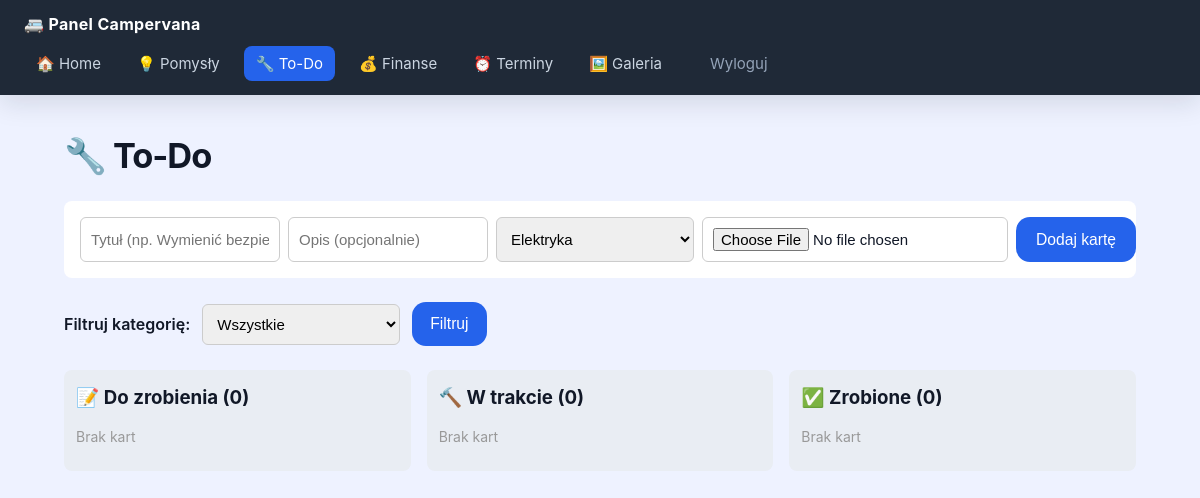
The app's page /issues (signed in), older data.
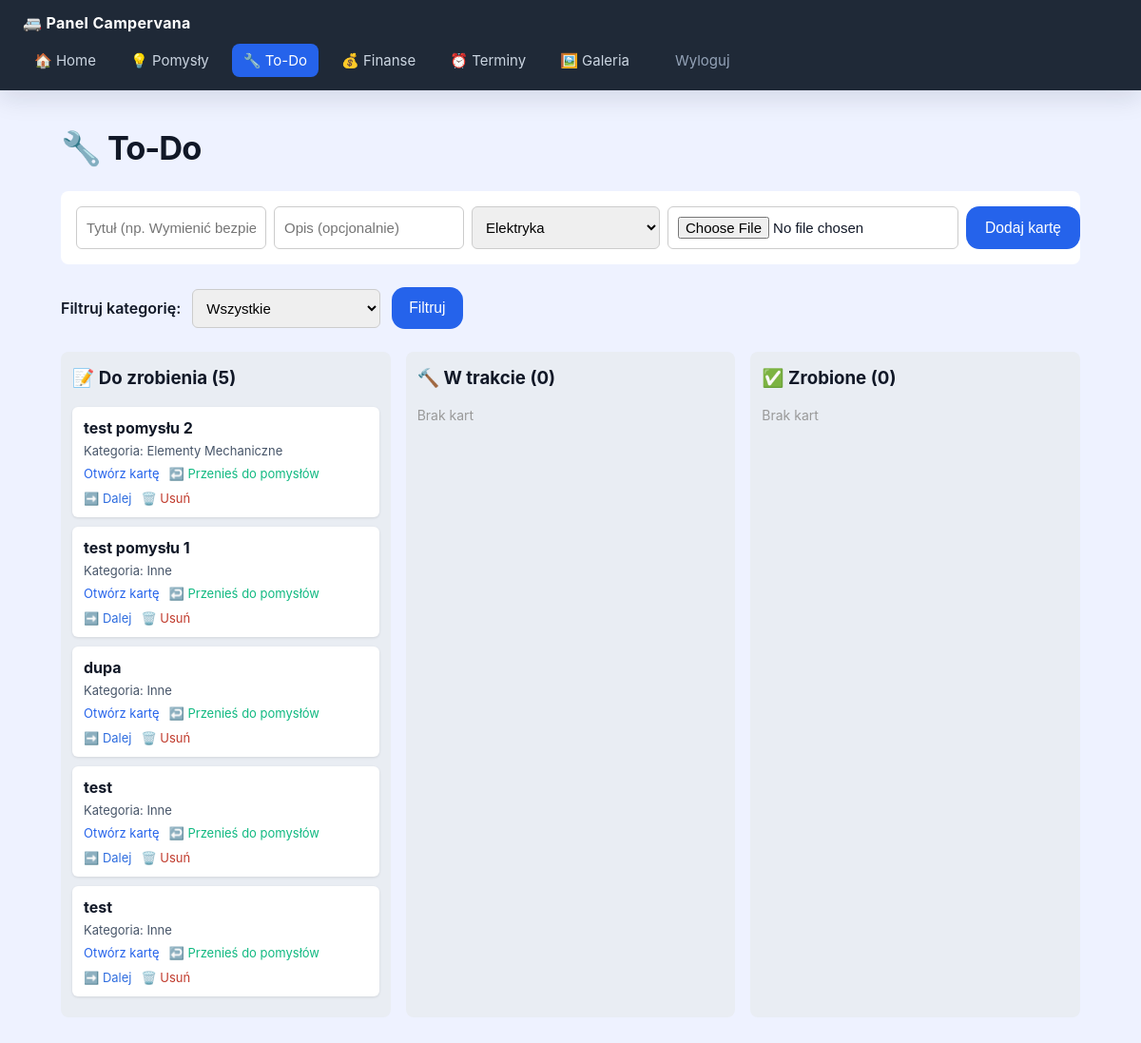
The same page, newer data.
### tables this page shows
CREATE TABLE issues (
            id INTEGER PRIMARY KEY AUTOINCREMENT,
            title TEXT NOT NULL,
            description TEXT DEFAULT '',
            status TEXT NOT NULL DEFAULT 'todo',
            created_at TEXT DEFAULT CURRENT_TIMESTAMP
        , category TEXT NOT NULL DEFAULT 'others', image TEXT NOT NULL DEFAULT '');

### app.py (the view)
@app.route("/issues")
@login_required
def issues():
    category = request.args.get("category")
    if category not in db.ISSUE_CATEGORIES:
        category = None
    all_issues = db.get_all_issues(category=category)
    columns = {
        "todo": [i for i in all_issues if i["status"] == "todo"],
        "doing": [i for i in all_issues if i["status"] == "doing"],
        "done": [i for i in all_issues if i["status"] == "done"],
    }
    return render_template(
        "issues.html",
        columns=columns,
        active_page="issues",
        selected_category=category,
        categories=db.ISSUE_CATEGORIES,
        category_labels=db.ISSUE_CATEGORY_LABELS,
    )

### app.py (called while the page is built)
def login_required(view_func):
    @wraps(view_func)
    def wrapped(*args, **kwargs):
        if not session.get("logged_in"):
            return redirect(url_for("login"))
        return view_func(*args, **kwargs)
    return wrapped

### db.py (called while the page is built)
def get_connection():
    conn = sqlite3.connect(DB_FILE)
    conn.row_factory = sqlite3.Row
    return conn

def get_all_issues(category=None):
    conn = get_connection()
    if category:
        rows = conn.execute(
            "SELECT * FROM issues WHERE category = ? ORDER BY id DESC",
            (category,),
        ).fetchall()
    else:
        rows = conn.execute("SELECT * FROM issues ORDER BY id DESC").fetchall()
    conn.close()
    return rows

### templates/issues.html (shortened to what this page needs)
{% extends "base.html" %}
{% block content %}
    <h1>🔧 To-Do</h1>
    <form action="/issues/add" method="post" enctype="multipart/form-data" style="display:grid; grid-template-columns: 1.6fr 1.4fr 1fr 1fr 1fr; gap:8px; margin-bottom:24px; background:white; padding:16px; border-radius:8px;">
        <input type="text" name="title" placeholder="Tytuł (np. Wymienić bezpiecznik lodówki)" autofocus
               style="min-width:200px; padding:10px; font-size:15px; border:1px solid #ccc; border-radius:6px;">
        <input type="text" name="description" placeholder="Opis (opcjonalnie)"
               style="min-width:200px; padding:10px; font-size:15px; border:1px solid #ccc; border-radius:6px;">
        <select name="category" style="padding:10px; font-size:15px; border:1px solid #ccc; border-radius:6px;">
            {% for category in categories %}
            <option value="{{ category }}">{{ category_labels[category] }}</option>
            {% endfor %}
        </select>
        <input type="file" name="image" accept="image/*" style="padding:10px; font-size:15px; border:1px solid #ccc; border-radius:6px;">
        <button type="submit" style="min-width:120px;">Dodaj kartę</button>
    </form>
    <form action="/issues" method="get" style="margin-bottom:24px; display:flex; gap:12px; align-items:center;">
        <label for="category-filter" style="font-weight:600;">Filtruj kategorię:</label>
        <select id="category-filter" name="category" style="padding:10px; font-size:15px; border:1px solid #ccc; border-radius:6px;">
            <option value="" {% if not selected_category %}selected{% endif %}>Wszystkie</option>
        </select>
        <button type="submit" class="btn">Filtruj</button>
    </form>
    <div style="display:grid; grid-template-columns: repeat(3, 1fr); gap:16px;">
        {% set column_titles = {'todo': '📝 Do zrobienia', 'doing': '🔨 W trakcie', 'done': '✅ Zrobione'} %}
        {% for status in ['todo', 'doing', 'done'] %}
        <div style="background:#e9edf3; border-radius:8px; padding:12px;">
            <h3 style="margin-top:4px;">{{ column_titles[status] }} ({{ columns[status]|length }})</h3>
            {% for issue in columns[status] %}
            <div style="background:white; border-radius:6px; padding:12px; margin-bottom:10px; box-shadow:0 1px 3px rgba(0,0,0,0.1);">
                <strong>{{ issue.title }}</strong>
                <p style="margin:6px 0 0; font-size:13px; color:#475569;">Kategoria: {{ category_labels[issue.category] }}</p>
                <div style="margin-top:8px; display:flex; gap:10px; flex-wrap:wrap; align-items:center;">
                    <a href="/issues/card/{{ issue.id }}" style="font-size:13px; text-decoration:none; color:#2563eb;">Otwórz kartę</a>
                    {% if status == 'todo' %}
                    <a href="/issues/send_back/{{ issue.id }}" style="font-size:13px; text-decoration:none; color:#10b981;">↩️ Przenieś do pomysłów</a>
                    {% endif %}
                    {% if status != 'done' %}
                    <a href="/issues/advance/{{ issue.id }}" style="font-size:13px; text-decoration:none; color:#2d6cdf;">➡️ Dalej</a>
                    {% endif %}
                    <a href="/issues/delete/{{ issue.id }}" onclick="return confirm('Czy na pewno usunąć tę kartę?');" style="font-size:13px; text-decoration:none; color:#c0392b;">🗑️ Usuń</a>
                </div>
            </div>
            {% else %}
            <p style="color:#999; font-size:14px;">Brak kart</p>
            {% endfor %}
        </div>
        {% endfor %}
    </div>
{% endblock %}

### templates/base.html (shortened to what this page needs)
<!DOCTYPE html>
<html lang="pl">
<head>
</head>
<body>
    <nav>
        <span class="brand">🚐 Panel Campervana</span>
        <a href="/" class="{{ 'active' if active_page == 'home' else '' }}">🏠 Home</a>
        <a href="/todo" class="{{ 'active' if active_page == 'todo' else '' }}">💡 Pomysły</a>
        <a href="/issues" class="{{ 'active' if active_page == 'issues' else '' }}">🔧 To-Do</a>
        <a href="/finanse" class="{{ 'active' if active_page == 'finanse' else '' }}">💰 Finanse</a>
        <a href="/deadlines" class="{{ 'active' if active_page == 'deadlines' else '' }}">⏰ Terminy</a>
        <a href="/gallery" class="{{ 'active' if active_page == 'gallery' else '' }}">🖼️ Galeria</a>
        <a href="/logout" style="margin-left: 12px; color: #94a3b8;">Wyloguj</a>
    </nav>
    <div class="container">
        {% block content %}{% endblock %}
    </div>
</body>
</html>

### templates/base.html (style rules this page uses)
body { font-family: Inter, -apple-system, BlinkMacSystemFont, "Segoe UI", sans-serif; margin: 0; background: #eef2ff; color: #111827; }
nav { background: #1f2937; padding: 14px 24px; display: flex; flex-wrap: wrap; align-items: center; gap: 12px; box-shadow: 0 8px 25px rgba(15, 23, 42, 0.12); }
nav .brand { color: white; font-weight: 700; margin-right: auto; letter-spacing: 0.02em; flex: 1 1 100%; }
nav a { color: #cbd5e1; text-decoration: none; font-size: 15px; padding: 8px 12px; border-radius: 8px; transition: background 0.2s ease, color 0.2s ease; white-space: nowrap; }
nav a.active { background: #2563eb; color: white; }
*, *::before, *::after { box-sizing: border-box; }
.container { max-width: 1120px; margin: 40px auto 60px; padding: 0 24px; }
h1 { margin-bottom: 24px; font-size: 2.15rem; letter-spacing: -0.03em; }
button, .btn { padding: 13px 18px; font-size: 0.98rem; border: none; border-radius: 14px; background: #2563eb; color: white; cursor: pointer; transition: transform 0.2s ease, background 0.2s ease; }

Row changes from the older to the newer data that the page shows:
added issues: title "test pomysłu 2", category "Elementy Mechaniczne"
added issues: title "test pomysłu 1", category "Inne"
added issues: title "dupa", category "Inne"
added issues: title "test", category "Inne"
added issues: title "test", category "Inne"
Text that changed along with them:
new list line: "📝 Do zrobienia ( 5 )"
list line gone: "📝 Do zrobienia ( 0 ) Brak kart"
